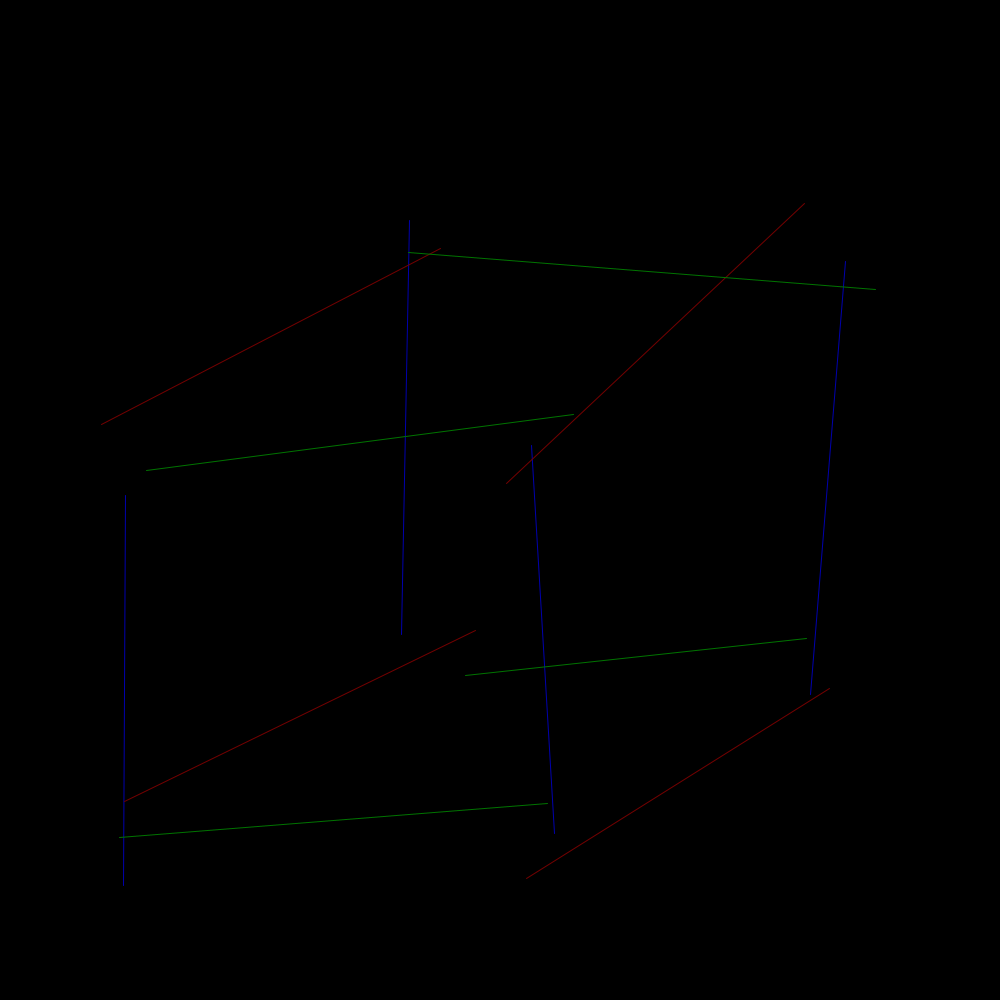
Frame 1 (no input)
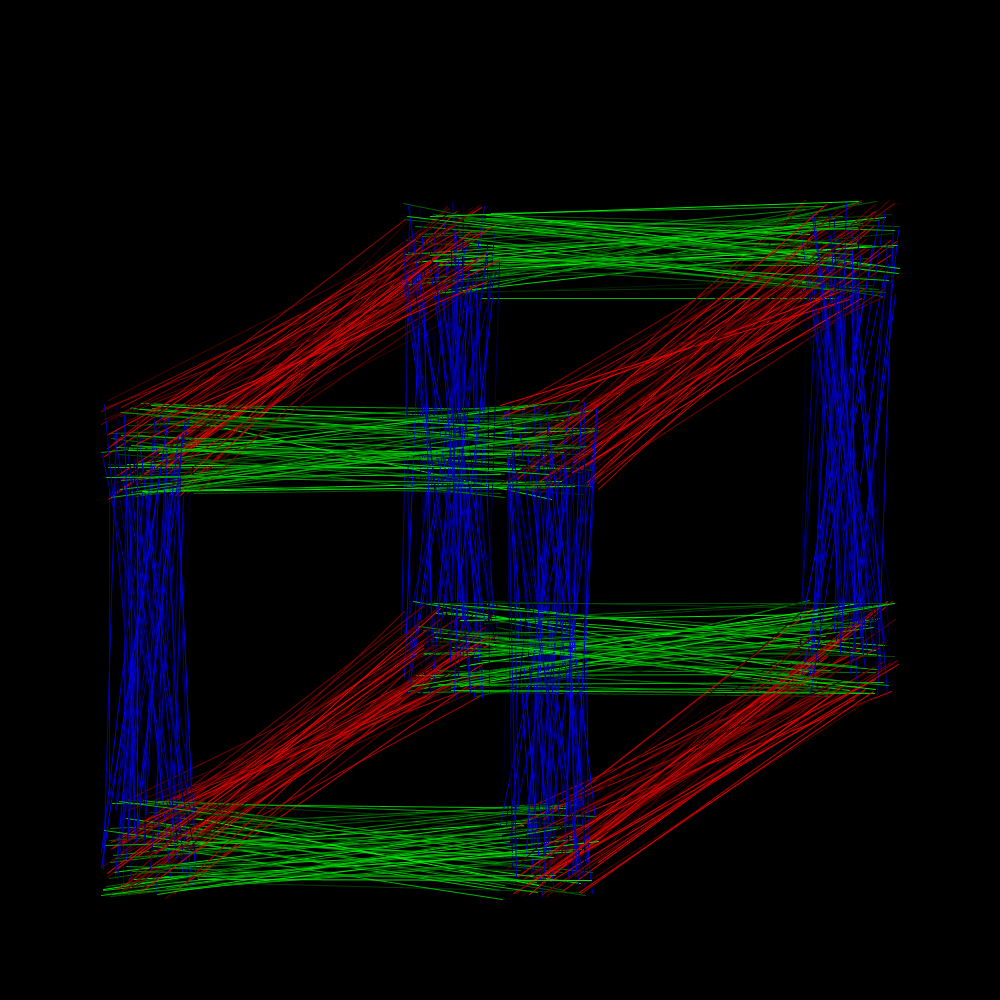
Frame 60 (the mouse pressed at the canvas centre just before this capture)
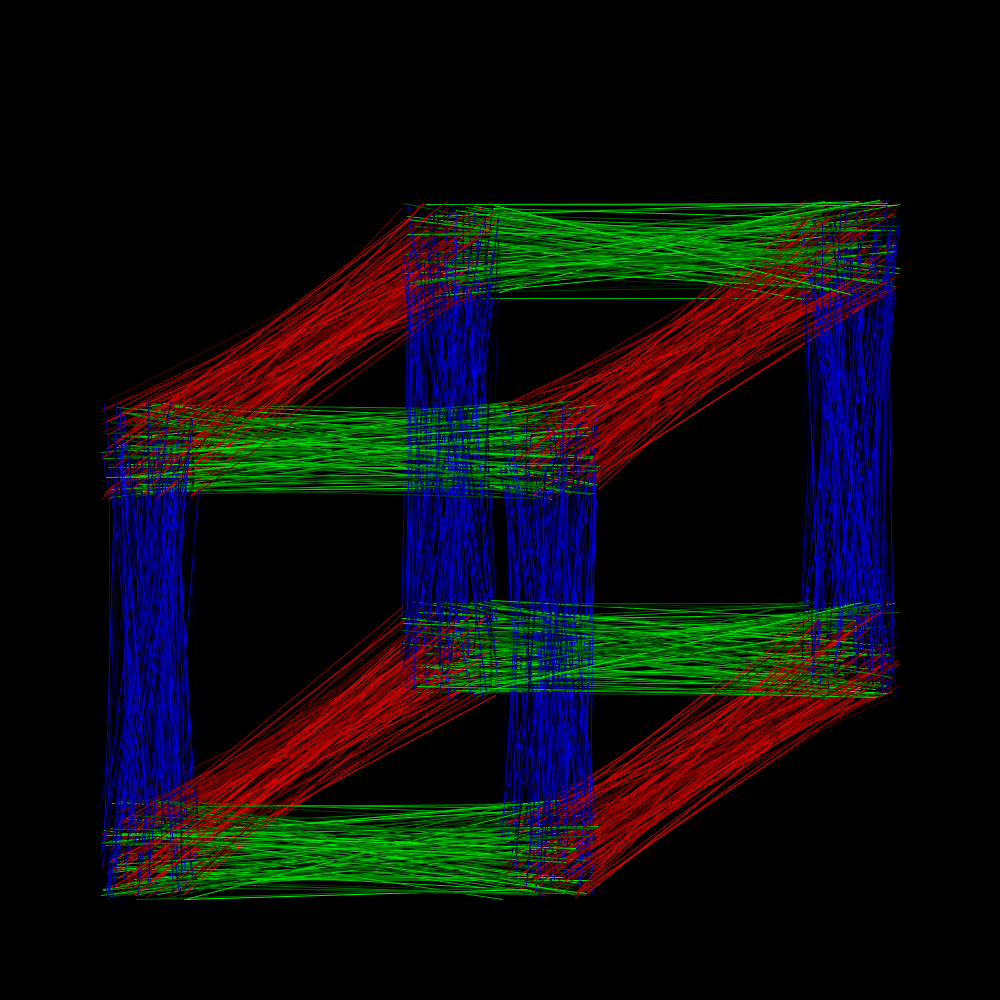
Frame 120 (the mouse held since frame 60 and released just before this capture)

The Processing sketch that drew these frames (run headless with seeded random() and noise(); from frame 60 on, the mouse is pressed at the canvas centre):

// Processing sketch: RBGcube
// ── RBGcube.pde
//Wesley Muehlhausen
//September 11, 2019
//Homework 2: Introduction to Processing
//CPSC211
/*This code uses many random() functions to create a 3-D with randomly 
 lines (within the specified bounderies) which are RGB colored */
  

void setup() {
 size(1000, 1000); 
 background(0);
}
  int x = 1;
void draw() {
  frameRate(x);
  x++;
  
  //blue
  stroke(0, 0, random(25, 255));
  line(random(100,200), random(400,500), random(100,200), random(800,900));
  line(random(500,600), random(400,500), random(500,600), random(800,900));
  line(random(400,500), random(200,300), random(400,500), random(600,700));
  line(random(800,900), random(200,300), random(800,900), random(600,700));
  
  
  //red
  stroke(random(25, 255), 0, 0);
  line(random(100,200), random(400,500), random(400,500), random(200,300));
  line(random(500,600), random(400,500), random(800,900), random(200,300));
  line(random(100,200), random(800,900), random(400,500), random(600,700));
  line(random(500,600), random(800,900), random(800,900), random(600,700));
  
  //green
  stroke(0, random(25, 255), 0);
  line(random(100,200), random(400,500), random(500,600), random(400,500));
  line(random(100,200), random(800,900), random(500,600), random(800,900));
  line(random(400,500), random(200,300), random(800,900), random(200,300));
  line(random(400,500), random(600,700), random(800,900), random(600,700));
  
  
 
}

 void keyPressed() {
  save("RGBcube.png");
}
